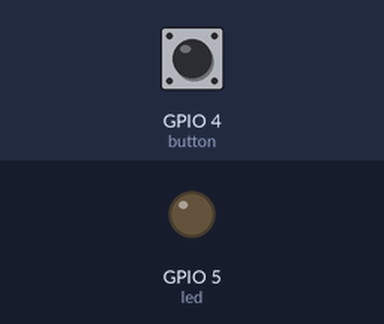
The program below on a simulated ESP32 board running MicroPython. Shown: output pins drawn as LEDs (lit = HIGH). Inputs (shaded band) come from the test bench; at power-on: GPIO 4 (button) LOW.

Above: at 1.2 s.
1.3 s: GPIO 4 (button) pulled HIGH for 0.15 s
At 1.4 s:
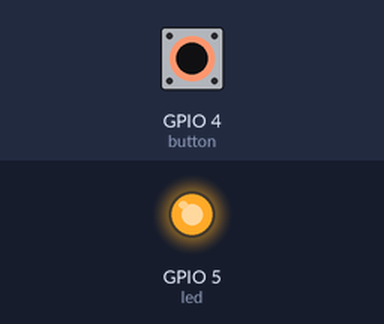
3.0 s: GPIO 4 (button) pulled HIGH for 3.2 s
At 7.0 s:
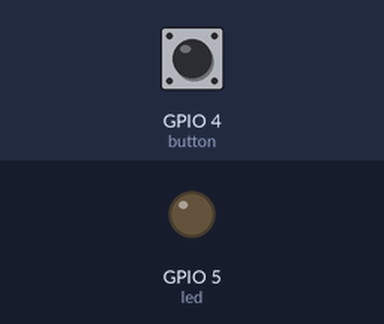
Timing chart, 0 to 8.5 s (numbered marks = the images above; inputs shaded):
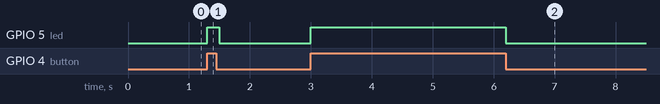

Measured:
- after the input at 1.3 s, GPIO 5 (led): LOW → HIGH at once, → LOW 0.20 s later
- after the input at 3.0 s, GPIO 5 (led): LOW → HIGH at once, → LOW 3.2 s later

The program:

pushbutton_led_esp32.py
```python
# Button:             ESP32:
# GND Add 10kOhm -->  GND + GPIO4
# VCC -->             3V3

# LED:                ESP32:
# GND add 330 Ohm --> GND
# VCC -->             GPIO5

from machine import Pin
from time import sleep

led = Pin(5, Pin.OUT)
button = Pin(4, Pin.IN)

while True:
    led.value(button.value())
    sleep(0.1)
```
